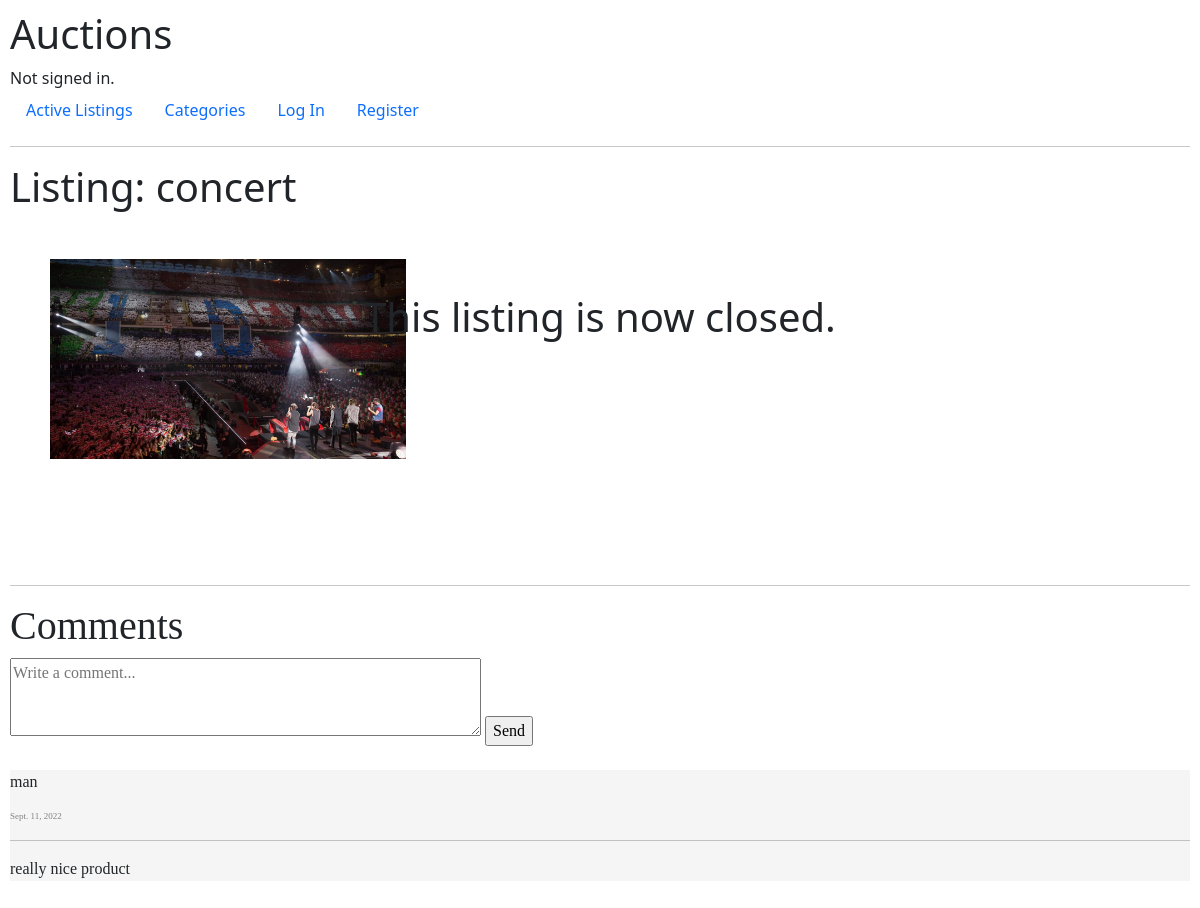
Screenshot of /listing/concert with the database file from the repository.
### auctions/models.py (models this page shows)
class Listing(models.Model):
    title = models.CharField(max_length=100)
    date = models.DateField(auto_now=True)
    creator = models.ForeignKey(User, on_delete=models.CASCADE, related_name="all_creators")
    image = models.ImageField(upload_to = 'static/auctions', default = "static/auctions/notworking.png")
    description = models.CharField(max_length=1000)
    StartingBid = models.FloatField()
    bid = models.FloatField(blank=True, null=True)
    bidNumber=models.IntegerField( default = 0 )
    watching = models.ManyToManyField(User, related_name="watchers")
    winner = models.ForeignKey(User, on_delete = models.CASCADE, null=True)
    closed = models.BooleanField(default = False)
    class categories(models.TextChoices):
        ANTIQUES = "Antiques"
        ELECTRONICS = "Electronics"
        MACHINERY = "Machinery"
        FASHION = "Fashion"
        HOME = "Home"
        SPORTS = "Sports"
        RETAIL = "Retail"
        TOYS = "Toys"
        TOOLS = "Tools"
        VEHICLES = "Vehicles"
        RECREATION = "Recreation"
    category = models.CharField(
        max_length = 11,
        choices = categories.choices
    )
    def __str__(self):
        return self.title

class Comment(models.Model):
    auction = models.ForeignKey(Listing, on_delete=models.PROTECT)
    comment = models.CharField(max_length=150)
    user = models.ForeignKey(User, on_delete=models.PROTECT, related_name="all_commenters")
    date = models.DateField(auto_now=True)

class User(AbstractUser):
    pass

### auctions/views.py (the view)
# urls.py: path("listing/<str:listing>", views.listing, name="listing"),
def listing(request, listing):
    if request.method == "GET":
        listings = Listing.objects.all()
        for list in listings:
            if list.title == listing:
                listing = list
        if listing.bid:
            bid = listing.bid
        else:
            bid = listing.StartingBid
        user = request.user
        if user in listing.watching.all():
            inside = True
        else:
            inside = False
        form = NewBidForm()
        comments = Comment.objects.filter(auction=listing)
        return render(request, "auctions/listing.html", {
            "listing" : listing,
            "bid" : bid,
            "bidNumber": listing.bidNumber,
            "form" : form,
            "watchlist" : inside,
            "user" : request.user,
            "commentform" : NewCommentForm(),
            "comments" : comments
        })

### auctions/views.py
class NewBidForm(ModelForm):
    class Meta:
        model = Bid
        fields = ['price']
        labels = {
            'price' : ''
        }
        widgets = {
            'price':  NumberInput()
        }

class NewCommentForm(ModelForm):
    class Meta:
        model = Comment
        fields = ['comment']
        labels = {
            'comment' : ''
        }
        widgets = {
            'comment' : Textarea(attrs ={'cols' : 50, 'rows' : 3, 'placeholder': "Write a comment..."})
        }

### auctions/templates/auctions/listing.html (shortened to what this page needs)
{% extends "auctions/layout.html" %}
{% block body %}
    <div>
        <h1>Listing: {{listing.title}}</h1>
        <div style="display:block; height:350px;">
            <img src="/{{listing.image}}" style=" height:280px; padding:40px 40px; margin-bottom:-100px; text-align:left;">
            <div style ="text-align:center; margin-top:-210px;   padding:80px 40px;">
                <br>
                {% if user == listing.creator and listing.closed == False %}
                    <form method="post" action="{% url 'close_listing' listing=listing %}">
                        {% csrf_token %}
                        <input class="btn btn-primary btn-large"type="submit" value="Close listing">
                    </form>
                {% elif user == listing.creator and listing.closed == True %}
                    {% if listing.bid %}
                        <h1> You have sold this item for ${{listing.bid}}</h1>
                    {% else %}
                        <h1> You have sold this item for ${{listing.StartingBid}}</h1>
                    {% endif %}
                {% elif user != listing.creator and listing.closed == True %}
                    <h1>This listing is now closed. </h1>
                {% endif %}
            </div>
        </div>
    </div>
    <div style="font-family: Times New Roman, Times, serif">
        <hr>
        <h1> Comments</h1>
        <form method="post" action="{% url 'comment' listing=listing %}">
            {{commentform}}
            <input type="submit" value="Send">
        </form>
        <br>
        {% if comments %}
            <div style="font-family: Times New Roman, Times, serif">
                {% for comment in comments %}
                    <div style="margin-bottom:25px; background-color:#f5f5f5;">
                        <p>{{comment.user}}</p>
                        <p style="font-size:9px; color:gray">{{comment.date}}</p>
                        <hr>
                        {{comment.comment}}
                    </div>
                {% endfor %}
            </div>
        {% endif %}
    </div>
{% endblock %}

### auctions/static/auctions/styles.css (style rules this page uses)
body { padding: 10px; }

### rows the page displays
Listing: title "concert", image (picture)
Comment: user "man", date "Sept. 11, 2022", comment "really nice product"
